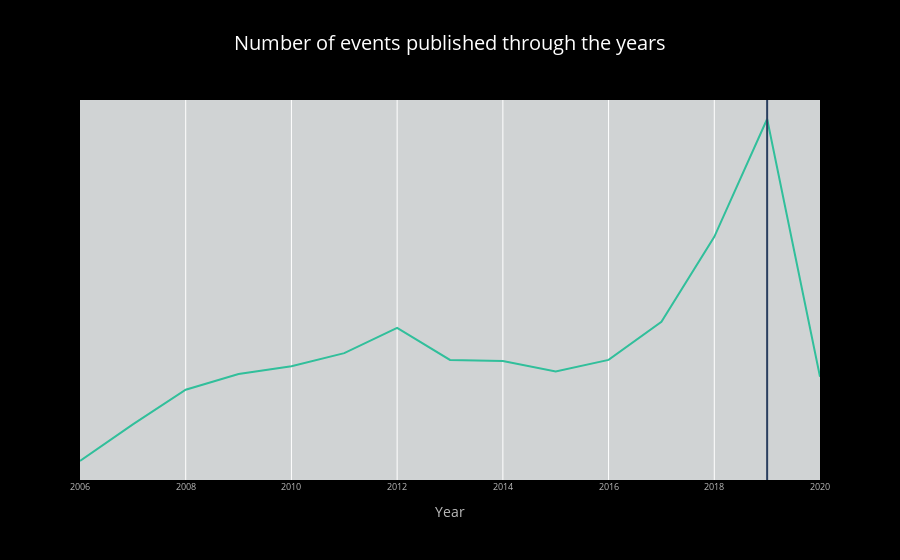

Notebook code for this chart:
### Markdown cell above
## Number of events published through the years

### Code cell
years = df["published_date"].dt.year.value_counts().sort_index(ascending=True)

fig=px.line(x=years.index,y=years.values,
           labels={"y":"Number of events","x":"Year"},
      title="Number of events published through the years",
       color_discrete_sequence=["#31bf9b"],
       range_x=[min(list(years.index)), max(list(years.index))],
      )
fig.update_layout(

    title_font_color="#fff",paper_bgcolor="#000000",title_font_size=20,title_x=.5,font_color="#bbb",
    plot_bgcolor="#D0D3D4")

fig.update_yaxes(showgrid=False,visible=False,title="percent of comments")
fig.update_xaxes(tickfont_size=9)

for i,value in enumerate(years[years==years.max()].index):
    fig.add_vline(x=value) 
fig.show()

### Figure 1 — Plotly figure (JSON) as saved in the notebook; plotly's stock layout.template omitted (floating-point values rounded to 4 significant figures)
{"data": [{"hovertemplate": "Year=%{x}<br>Number of events=%{y}<extra></extra>", "legendgroup": "", "line": {"color": "#31bf9b", "dash": "solid"}, "mode": "lines", "name": "", "orientation": "v", "showlegend": false, "type": "scatter", "x": [2006, 2007, 2008, 2009, 2010, 2011, 2012, 2013, 2014, 2015, 2016, 2017, 2018, 2019, 2020], "xaxis": "x", "y": [49, 119, 185, 215, 230, 255, 303, 242, 240, 220, 242, 315, 477, 702, 210], "yaxis": "y"}], "layout": {"font": {"color": "#bbb"}, "legend": {"tracegroupgap": 0}, "paper_bgcolor": "#000000", "plot_bgcolor": "#D0D3D4", "shapes": [{"type": "line", "x0": 2019, "x1": 2019, "xref": "x", "y0": 0, "y1": 1, "yref": "y domain"}], "title": {"font": {"color": "#fff", "size": 20}, "text": "Number of events published through the years", "x": 0.5}, "xaxis": {"anchor": "y", "domain": [0, 1], "range": [2006, 2020], "tickfont": {"size": 9}, "title": {"text": "Year"}}, "yaxis": {"anchor": "x", "domain": [0, 1], "showgrid": false, "title": {"text": "percent of comments"}, "visible": false}}}
